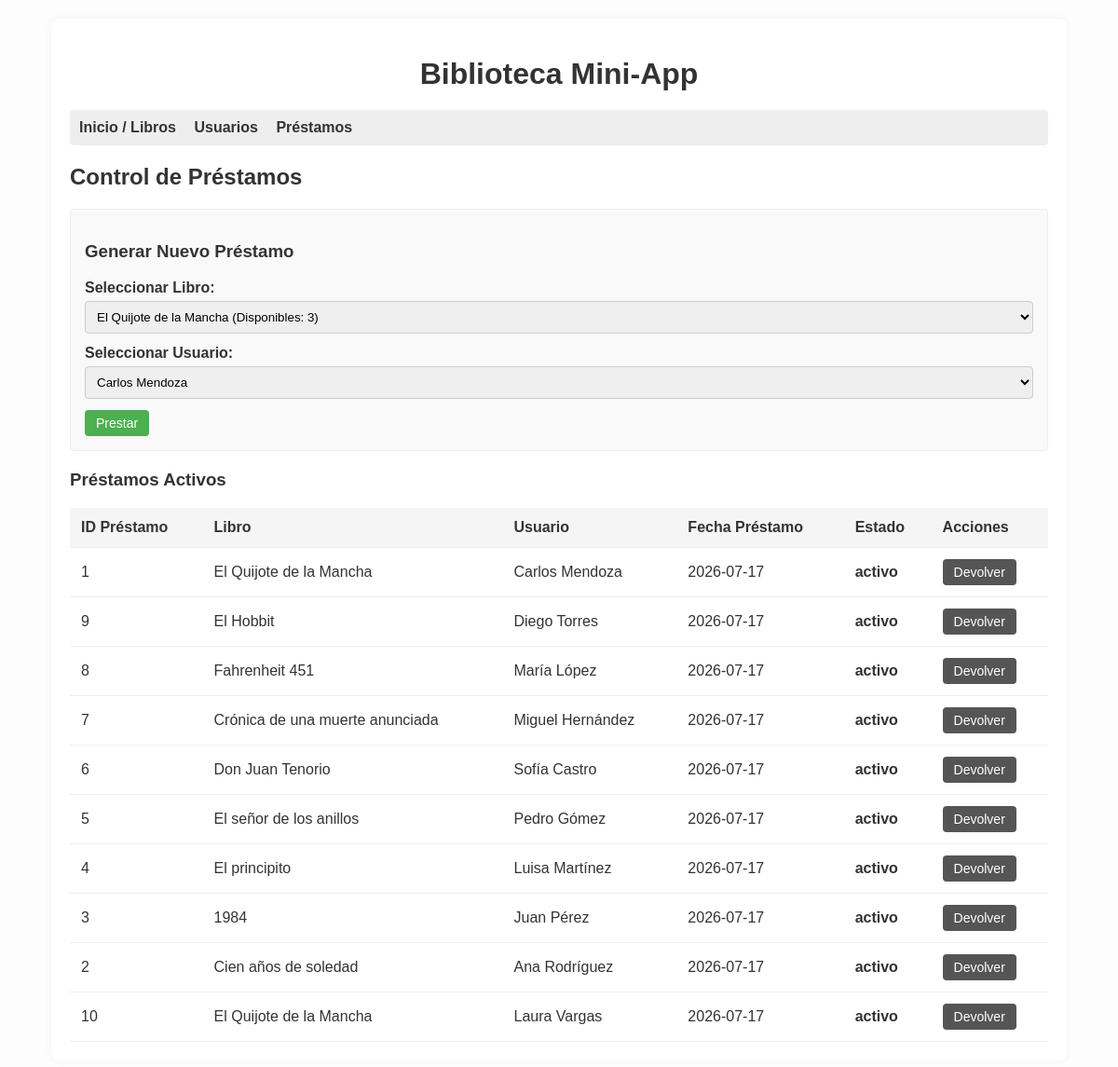
Screenshot of /index.php?action=prestamos&libro_id=1 with the database file from the repository.
### tables this page shows
CREATE TABLE prestamos (
    id INT AUTO_INCREMENT PRIMARY KEY,
    libro_id INT NOT NULL,
    usuario_id INT NOT NULL,
    fecha_prestamo DATE NOT NULL,
    fecha_devolucion DATE,
    estado ENUM('activo', 'devuelto') DEFAULT 'activo',
    FOREIGN KEY (libro_id) REFERENCES libros(id),
    FOREIGN KEY (usuario_id) REFERENCES usuarios(id)
);

CREATE TABLE libros (
    id INT AUTO_INCREMENT PRIMARY KEY,
    titulo VARCHAR(255) NOT NULL,
    autor VARCHAR(255) NOT NULL,
    isbn VARCHAR(20) UNIQUE,
    cantidad INT DEFAULT 1,
    estado ENUM('activo', 'inactivo') DEFAULT 'activo',
    created_at TIMESTAMP DEFAULT CURRENT_TIMESTAMP
);

CREATE TABLE usuarios (
    id INT AUTO_INCREMENT PRIMARY KEY,
    nombre VARCHAR(255) NOT NULL,
    email VARCHAR(255) UNIQUE NOT NULL,
    telefono VARCHAR(20),
    created_at TIMESTAMP DEFAULT CURRENT_TIMESTAMP
);

### classes/Biblioteca.php (called while the page is built, shortened)
<?php
require_once 'Database.php';
require_once 'Libro.php';
require_once 'Usuario.php';
class Biblioteca {
    private $conn;
    public function __construct() {
        $this->db = new Database();
        $this->conn = $this->db->getConnection();
    }
    public function obtenerLibrosActivos() {
        $query = "SELECT * FROM libros WHERE estado = 'activo'";
        $stmt = $this->conn->query($query);
        $libros = [];
        while($row = $stmt->fetch() )
        {
            $libro = new Libro($row['titulo'],$row['autor'],$row['isbn'],$row['cantidad']);
            $libro->setId($row['id']);
            $libro->setEstado($row['estado']);
            $libros[] = $libro;
        }
        return $libros;
    }
    public function obtenerUsuarios() {
        $query = "SELECT * FROM usuarios";
        $stmt = $this->conn->query($query);
        $usuarios = [];
        while ($row = $stmt->fetch()) {
            $usuario = new Usuario($row['nombre'],$row['email'],$row['telefono']);
            $usuario->setId($row['id']);
            $usuarios[] = $usuario;
        }
        return $usuarios;
    }
    public function obtenerPrestamosActivos() {
        $query = " SELECT p.*, l.titulo AS libro_titulo, u.nombre AS usuario_nombre
                   FROM prestamos p
                   JOIN libros l ON p.libro_id = l.id
                   JOIN usuarios u ON p.usuario_id = u.id
                   WHERE p.estado = 'activo'
                   ORDER BY p.fecha_prestamo DESC";
        $stmt = $this->conn->query($query);
        return $stmt->fetchAll(PDO::FETCH_ASSOC);
    }
}

### classes/Database.php (called while the page is built, shortened)
<?php
class Database {
    private $host = '127.0.0.1';
    private $db_name = 'biblioteca';
    private $username = 'root';
    private $password = '';
    public function getConnection() {
        $this->conn = null;
        $actual_host = $this->host;
        if(file_exists('/.dockerenv') || file_exists('./dockerenv') || getenv('DATABASE_CONTAINER') === 'true') {
            $actual_host = 'db';
        }
        $dsn = "mysql:host=" . $actual_host . ";dbname=" . $this->db_name . ";charset=utf8mb4";
        $options = [
            PDO::ATTR_ERRMODE               => PDO::ERRMODE_EXCEPTION,
            PDO::ATTR_DEFAULT_FETCH_MODE    => PDO::FETCH_ASSOC,
            PDO::ATTR_EMULATE_PREPARES      => false,
        ];
        try {
            $this->conn = new PDO($dsn, $this->username, $this->password, $options);
        } catch (PDOException $exception) {
            die("Error de conexion: " . $exception->getMessage());
        }
        return $this->conn;
    }
}

### classes/Libro.php (called while the page is built, shortened)
<?php
class Libro {
    private $id;
    private $titulo;
    private $cantidad;
    public function __construct($titulo = null, $autor = null, $isbn = null, $cantidad = 1) {
        $this->titulo = $titulo;
        $this->cantidad = $cantidad;
    }
    public function getId() {
        return $this->id;
    }
    public function setId($id) {
        $this->id = $id;
    }
    public function getTitulo() {
        return $this->titulo;
    }
    public function getCantidad() {
        return $this->cantidad;
    }
}

### classes/Usuario.php (called while the page is built, shortened)
<?php
class Usuario {
    private $id;
    private $nombre;
    public function __construct($nombre = null, $email = null, $telefono = null) {
        $this->nombre = $nombre;
    }
    public function getId() {
        return $this->id;
    }
    public function setId($id) {
        $this->id = $id;
    }
    public function getNombre() {
        return $this->nombre;
    }
}

### index.php (the view, shortened to what this page needs)
<?php
require_once 'classes/Biblioteca.php';
$biblioteca = new Biblioteca();
$action = isset($_GET['action']) ? $_GET['action'] : 'libros';
?>
<!DOCTYPE html>
<html lang="es">
<head>
</head>
<body>
    <div class="container">
        <h1>Biblioteca Mini-App</h1>
        <nav>
            <a href="index.php">Inicio / Libros</a>
            <a href="index.php?action=usuarios">Usuarios</a>
            <a href="index.php?action=prestamos">Préstamos</a>
        </nav>
        <div id="content">
            <?php if ($action === 'libros'): ?>
                <h2>Gestión de Libros</h2>
                <form id="libro-form" action="index.php?action=libros" method="POST">
                    <h3 id="libro-form-title">Agregar Nuevo Libro</h3>
                    <input type="hidden" name="libro_id" id="libro_id" value="">
                    <div class="form-group">
                        <label>Título:</label>
                        <input type="text" name="titulo" id="titulo" required>
                    </div>
                    <div class="form-group">
                        <label>Autor:</label>
                        <input type="text" name="autor" id="autor" required>
                    </div>
                    <div class="form-group">
                        <label>ISBN:</label>
                        <input type="text" name="isbn" id="isbn" required>
                    </div>
                    <div class="form-group">
                        <label>Cantidad Inicial Stock:</label>
                        <input type="number" name="cantidad" id="cantidad" value="1" min="1" required>
                    </div>
                    <div class="form-group" id="libro-form-actions" style="display:none;">
                        <button type="submit" name="actualizar_libro" class="btn btn-primary">Actualizar Libro</button>
                        <button type="submit" name="desactivar_libro" id="libro-desactivar-btn" class="btn btn-danger">Desactivar Libro</button>
                        <button type="submit" name="activar_libro" id="libro-activar-btn" class="btn btn-success" style="display:none;">Activar Libro</button>
                        <button type="submit" name="borrar_registro_libro" class="btn btn-danger" onclick="return confirm('¿Desea borrar definitivamente este registro?')">Borrar Registro</button>
                    </div>
                    <button type="submit" name="agregar_libro" id="libro-create-btn" class="btn btn-primary">Guardar Libro</button>
                </form>
                <h3>Listado de Libros</h3>
                <table>
                    <thead>
                        <tr>
                            <th>ID</th>
                            <th>Título</th>
                            <th>Autor</th>
                            <th>ISBN</th>
                            <th>Stock</th>
                            <th>Estado</th>
                            <th>Acciones</th>
                        </tr>
                    </thead>
                    <tbody>
                        <?php foreach($biblioteca->obtenerLibros() as $lib): ?>
                        <tr class="libro-row" onclick="cargarLibro('<?= $lib->getId() ?>','<?= htmlspecialchars($lib->getTitulo(), ENT_QUOTES) ?>','<?= htmlspecialchars($lib->getAutor(), ENT_QUOTES) ?>','<?= htmlspecialchars($lib->getIsbn(), ENT_QUOTES) ?>','<?= $lib->getCantidad() ?>','<?= $lib->getEstado() ?>')" style="cursor:pointer;">
                            <td><?= $lib->getId() ?></td>
                            <td><?= htmlspecialchars($lib->getTitulo()) ?></td>
                            <td><?= htmlspecialchars($lib->getAutor()) ?></td>
                            <td><?= htmlspecialchars($lib->getIsbn()) ?></td>
                            <td><?= $lib->getCantidad() ?></td>
                            <td><?= $lib->getEstado() === 'activo' ? 'En librerías' : 'En almacén' ?></td>
                            <td class="actions-cell">
                                <?php if ($lib->getEstado() === 'activo' && $lib->getCantidad() > 0): ?>
                                    <a href="index.php?action=prestamos&libro_id=<?= $lib->getId() ?>" class="btn btn-success" onclick="event.stopPropagation();">Prestar</a>
                                <?php endif; ?>
                                <?php if ($lib->getEstado() === 'inactivo'): ?>
                                    <a href="index.php?activar_libro=<?= $lib->getId() ?>" class="btn btn-success" onclick="event.stopPropagation();">Activar</a>
                                <?php endif; ?>
                                <button class="btn btn-primary" onclick="event.stopPropagation(); cargarLibro('<?= $lib->getId() ?>','<?= htmlspecialchars($lib->getTitulo(), ENT_QUOTES) ?>','<?= htmlspecialchars($lib->getAutor(), ENT_QUOTES) ?>','<?= htmlspecialchars($lib->getIsbn(), ENT_QUOTES) ?>','<?= $lib->getCantidad() ?>','<?= $lib->getEstado() ?>')">Editar</button>
                                <a href="index.php?delete_libro=<?= $lib->getId() ?>" class="btn btn-danger" onclick="event.stopPropagation(); return confirm('¿Seguro de eliminar este libro?')">Eliminar</a>
                            </td>
                        </tr>
                        <?php endforeach; ?>
                    </tbody>
                </table>
            <?php elseif ($action === 'prestamos'): ?>
                <h2>Control de Préstamos</h2>
                <form action="index.php?action=prestamos" method="POST">
                    <h3>Generar Nuevo Préstamo</h3>
                    <div class="form-group">
                        <label>Seleccionar Libro:</label>
                        <select name="libro_id" required>
                            <?php
                            $selected_libro = isset($_GET['libro_id']) ? intval($_GET['libro_id']) : 0;
                            foreach($biblioteca->obtenerLibrosActivos() as $lib):
                            ?>
                                <option value="<?= $lib->getId() ?>" <?= $lib->getCantidad() < 1 ? 'disabled' : '' ?> <?= $lib->getId() == $selected_libro ? 'selected' : '' ?>>
                                    <?= htmlspecialchars($lib->getTitulo()) ?> (Disponibles: <?= $lib->getCantidad() ?>)
                                </option>
                            <?php endforeach; ?>
                        </select>
                    </div>
                    <div class="form-group">
                        <label>Seleccionar Usuario:</label>
                        <select name="usuario_id" required>
                            <?php foreach($biblioteca->obtenerUsuarios() as $usu): ?>
                                <option value="<?= $usu->getId() ?>"><?= htmlspecialchars($usu->getNombre()) ?></option>
                            <?php endforeach; ?>
                        </select>
                    </div>
                    <button type="submit" name="realizar_prestamo" class="btn btn-success">Prestar</button>
                </form>
                <h3>Préstamos Activos</h3>
                <table>
                    <thead>
                        <tr>
                            <th>ID Préstamo</th>
                            <th>Libro</th>
                            <th>Usuario</th>
                            <th>Fecha Préstamo</th>
                            <th>Estado</th>
                            <th>Acciones</th>
                        </tr>
                    </thead>
                    <tbody>
                        <?php foreach($biblioteca->obtenerPrestamosActivos() as $pres): ?>
                        <tr>
                            <td><?= $pres['id'] ?></td>
                            <td><?= htmlspecialchars($pres['libro_titulo']) ?></td>
                            <td><?= htmlspecialchars($pres['usuario_nombre']) ?></td>
                            <td><?= $pres['fecha_prestamo'] ?></td>
                            <td><strong><?= $pres['estado'] ?></strong></td>
                            <td>
                                <a href="index.php?devolver=<?= $pres['id'] ?>" class="btn btn-primary">Devolver</a>
                            </td>
                        </tr>
                        <?php endforeach; ?>
                    </tbody>
                </table>
            <?php endif; ?>
        </div>
    </div>
</body>
</html>

### index.php (style rules this page uses)
body { font-family: Arial, sans-serif; margin: 20px; background: #fdfdfd; color: #333; }
.container { max-width: 1050px; margin: 0 auto; background: #fff; padding: 20px; box-shadow: 0 0 10px rgba(0,0,0,0.05); border-radius: 8px; }
h1 { color: #333; text-align: center; margin-bottom: 20px; }
nav { margin-bottom: 20px; background: #eee; padding: 10px; border-radius: 4px; }
nav a { margin-right: 15px; text-decoration: none; color: #333; font-weight: bold; transition: color 0.2s; }
table { width: 100%; border-collapse: collapse; margin-top: 15px; }
th, td { padding: 12px; text-align: left; border-bottom: 1px solid #eee; }
th { background-color: #f5f5f5; color: #333; font-weight: bold; }
.btn { display: inline-block; padding: 6px 12px; border: none; border-radius: 4px; cursor: pointer; text-decoration: none; font-size: 14px; font-family: Arial, sans-serif; }
.btn-primary { background: #555; color: white; }
.btn-success { background: #4caf50; color: white; }
form { background: #f9f9f9; padding: 15px; border-radius: 4px; margin-bottom: 20px; border: 1px solid #eee; }
.form-group { margin-bottom: 12px; }
.form-group label { display: block; margin-bottom: 5px; font-weight: bold; }
.form-group input, .form-group select { width: 100%; padding: 8px; box-sizing: border-box; border: 1px solid #ccc; border-radius: 4px; font-family: Arial, sans-serif; }

### rows the page displays
prestamos: id "1", libro.titulo "El Quijote de la Mancha", usuario.nombre "Carlos Mendoza", fecha_prestamo "2026-07-17", estado "activo"
prestamos: id "9", libro.titulo "El Hobbit", usuario.nombre "Diego Torres", fecha_prestamo "2026-07-17", estado "activo"
prestamos: id "8", libro.titulo "Fahrenheit 451", usuario.nombre "María López", fecha_prestamo "2026-07-17", estado "activo"
prestamos: id "7", libro.titulo "Crónica de una muerte anunciada", usuario.nombre "Miguel Hernández", fecha_prestamo "2026-07-17", estado "activo"
prestamos: id "6", libro.titulo "Don Juan Tenorio", usuario.nombre "Sofía Castro", fecha_prestamo "2026-07-17", estado "activo"
prestamos: id "5", libro.titulo "El señor de los anillos", usuario.nombre "Pedro Gómez", fecha_prestamo "2026-07-17", estado "activo"
prestamos: id "4", libro.titulo "El principito", usuario.nombre "Luisa Martínez", fecha_prestamo "2026-07-17", estado "activo"
prestamos: id "3", libro.titulo "1984", usuario.nombre "Juan Pérez", fecha_prestamo "2026-07-17", estado "activo"
prestamos: id "2", libro.titulo "Cien años de soledad", usuario.nombre "Ana Rodríguez", fecha_prestamo "2026-07-17", estado "activo"
prestamos: id "10", libro.titulo "El Quijote de la Mancha", usuario.nombre "Laura Vargas", fecha_prestamo "2026-07-17", estado "activo"

### other values shown
form field libro_id "El Quijote de la Mancha (Disponibles: 3)"
form field usuario_id "Carlos Mendoza"
